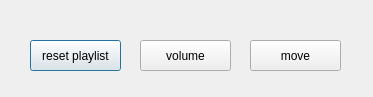
<?xml version="1.0" encoding="UTF-8"?>
<ui version="4.0">
 <class>setting</class>
 <widget class="QDialog" name="setting">
  <property name="geometry">
   <rect>
    <x>0</x>
    <y>0</y>
    <width>373</width>
    <height>97</height>
   </rect>
  </property>
  <property name="windowTitle">
   <string>Dialog</string>
  </property>
  <widget class="QPushButton" name="resetplaylist">
   <property name="geometry">
    <rect>
     <x>30</x>
     <y>40</y>
     <width>91</width>
     <height>31</height>
    </rect>
   </property>
   <property name="text">
    <string>reset playlist</string>
   </property>
  </widget>
  <widget class="QPushButton" name="volume">
   <property name="geometry">
    <rect>
     <x>140</x>
     <y>40</y>
     <width>91</width>
     <height>31</height>
    </rect>
   </property>
   <property name="text">
    <string>volume</string>
   </property>
  </widget>
  <widget class="QPushButton" name="move">
   <property name="geometry">
    <rect>
     <x>250</x>
     <y>40</y>
     <width>91</width>
     <height>31</height>
    </rect>
   </property>
   <property name="text">
    <string>move</string>
   </property>
  </widget>
 </widget>
 <resources/>
 <connections/>
</ui>
